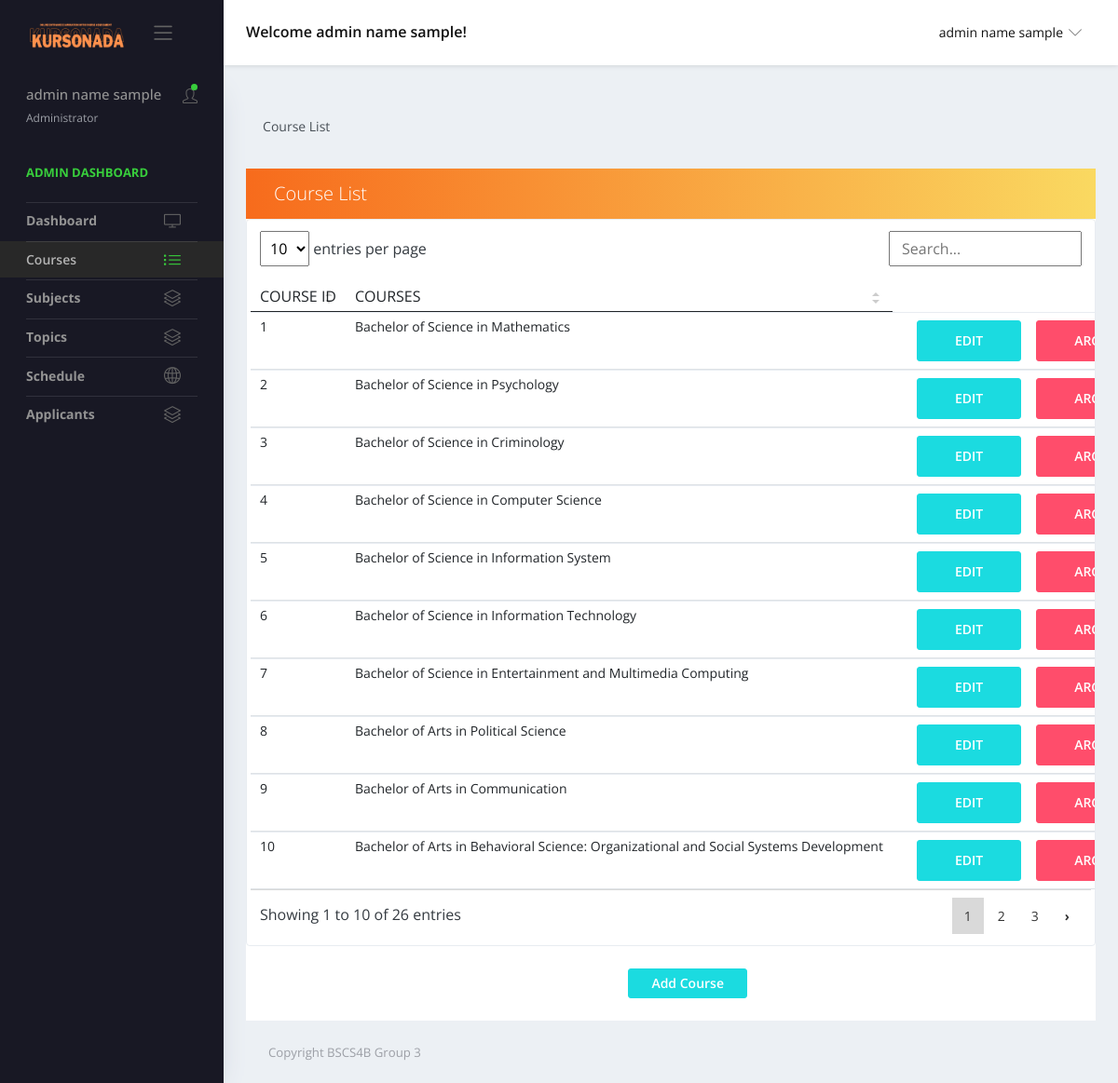
/views/admin-courses.php (signed in), run on the app's committed database.
### tables this page shows
CREATE TABLE `courses` (
  `crs_id` int(11) NOT NULL,
  `courses` varchar(255) NOT NULL,
  `course` varchar(255) NOT NULL,
  `personality_traits` varchar(255) NOT NULL,
  `interests` varchar(255) NOT NULL,
  `skills` varchar(255) NOT NULL,
  `career_goals` varchar(255) NOT NULL,
  `related_course` varchar(255) NOT NULL,
  `English` varchar(255) NOT NULL,
  `Math` int(11) NOT NULL,
  `Filipino` int(11) NOT NULL,
  `Science` int(11) NOT NULL,
  `Logic` int(11) NOT NULL
);

### forms/adminQueries.php (called while the page is built, shortened)
<?php
function getCourses() {
    $url = 'localhost';
    $username = 'root';
    $password = '';
    $conn = new mysqli($url, $username, $password, 'project');
    $sql = mysqli_query($conn,
    "SELECT *
    FROM courses
    ");
    return mysqli_fetch_all($sql, MYSQLI_ASSOC);
}
?>

### views/admin-courses.php (the view, shortened to what this page needs)
<?php
    include '../forms/adminQueries.php';
?>
<!DOCTYPE html>
<html lang="en">
  <head>
    <link rel="stylesheet" href="../vendors/simple-line-icons/css/simple-line-icons.css">
    <link rel="stylesheet" href="../vendors/flag-icon-css/css/flag-icon.min.css">
    <link rel="stylesheet" href="../vendors/css/vendor.bundle.base.css">
    <link rel="stylesheet" href="../vendors/daterangepicker/daterangepicker.css">
    <link rel="stylesheet" href="../vendors/chartist/chartist.min.css">
    <link href="https://cdn.jsdelivr.net/npm/bootstrap@5.0.2/dist/css/bootstrap.min.css" rel="stylesheet">
    <link rel="stylesheet" href="../assets/css/vertical-layout-light/style.css">
    <link rel="stylesheet" href="../assets/css/styles-admin.css">
  </head>
  <body>
    <div class="container-scroller">
      <nav class="navbar default-layout-navbar col-lg-12 col-12 p-0 fixed-top d-flex flex-row">
        <div class="navbar-brand-wrapper d-flex align-items-center">
          <a class="navbar-brand brand-logo" href="../views/admin.php">
            <img src="../assets/img/Kursonada.png" alt="logo" class="logo-dark" />
          </a>
            <button class="navbar-toggler navbar-toggler align-self-center d-none d-lg-flex button-sm" type="button" data-toggle="minimize">
              <span class="icon-menu"></span>
            </button>
        </div>
        <div class="navbar-menu-wrapper d-flex align-items-center flex-grow-1">
          <h5 class="mb-0 font-weight-medium d-none d-lg-flex">Welcome <?php echo ($_SESSION['fullname']); ?>!</h5>
          <ul class="navbar-nav navbar-nav-right ml-auto">
          <li class="nav-item dropdown">
              <a class="nav-link dropdown-toggle" id="UserDropdown" href="#" data-toggle="dropdown" aria-expanded="false">
               <span class="font-weight-normal"> <?php echo ($_SESSION['fullname']); ?> </span></a>
            </li>
          </ul>
        </div>
      </nav>
      <div class="container-fluid page-body-wrapper">
        <nav class="sidebar sidebar-offcanvas" id="sidebar">
          <ul class="nav">
          <li class="nav-item nav-profile sidebar-menu-title">
              <a href="#" class="nav-link">
                <div class="text-wrapper">
                  <p class="profile-name"><?php echo ($_SESSION['fullname']); ?></p>
                  <p class="designation">Administrator</p>
                </div>
                <div class="icon-container">
                  <i class="icon-user"></i>
                  <div class="dot-indicator bg-success"></div>
                </div>
              </a>
            </li>
            <li class="nav-item nav-category sidebar-menu-title">
              <span class="nav-link">Admin Dashboard</span>
            </li>
            <li class="nav-item">
              <a class="nav-link" href="../views/admin.php">
                <span class="menu-title">Dashboard</span>
                <i class="icon-screen-desktop menu-icon"></i>
              </a>
            </li>
            <li class="nav-item active">
              <a class="nav-link" href="../views/admin-courses.php">
                <span class="menu-title">Courses</span>
                <i class="icon-list menu-icon"></i>
              </a>
            </li>
            <li class="nav-item">
              <a class="nav-link" data-toggle="collapse" href="#ui-subjects" aria-expanded="false" aria-controls="ui-subjects">
                <span class="menu-title">Subjects</span>
                <i class="icon-layers menu-icon"></i>
              </a>
            </li>
            <li class="nav-item">
              <a class="nav-link" data-toggle="collapse" href="#ui-topics" aria-expanded="false" aria-controls="ui-topics">
                <span class="menu-title">Topics</span>
                <i class="icon-layers menu-icon"></i>
              </a>
            </li>
            <li class="nav-item">
              <a class="nav-link" href="../views/admin-schedule.php">
                <span class="menu-title">Schedule</span>
                <i class="icon-globe menu-icon"></i>
              </a>
            </li>
            <li class="nav-item">
              <a class="nav-link" data-toggle="collapse" href="#ui-applicants" aria-expanded="false" aria-controls="ui-applicants">
                <span class="menu-title">Applicants</span>
                <i class="icon-layers menu-icon"></i>
              </a>
            </li>
          </ul>
        </nav>
       <div class="main-panel">
        <div class="content-wrapper">
          <div class="page-header">
            <nav>
              <ol class="breadcrumb">
                <li class="breadcrumb-item active">Course List</li>
                </ol>
            </nav>
          </div>
          <div class="row quick-action-toolbar">
            <div class="col-md-12 grid-margin">
              <div class="card">
                  <div class="card-header d-block d-md-flex">
                  <p class="lead mb-0 ">Course List</p>
                  </div>
                  <div class="table-responsive border rounded p-1">
                    <table class="table table-hover text-nowrap datatable">
                      <thead>
                        <tr>
                          <th scope="col">COURSE ID</th>
                          <th scope="col">COURSES</th>
                        </tr>
                      </thead>
                      <tbody>
                        <?php
                        $rows = getCourses();
                        $i = 0;
                        while ($i < count($rows)) {
                          $row = $rows[$i];
                          $id = $row['crs_id'];
                          $courseName = $row['course'];
                          $eng = $row['English'];
                          $fil = $row['Filipino'];
                          $mat = $row['Math'];
                          $sci = $row['Science'];
                          $log = $row['Logic'];
                          echo "<tr>
                                    <td>" . $id . "</td>
                                    <td>" . $courseName . "</td>
                                    <td>" .
                            "<div class='d-flex '>
                              <form method='POST' action='../forms/delete_bus.php'>
                                        <button type='button' id='editButton' class = 'btn btn-primary mx-3 editbtn' data-bs-toggle='modal' data-bs-target='#editmodal' data-courseID='$id' data-coursename='$courseName' data-eng='$eng' data-mat='$mat' data-fil='$fil' data-sci='$sci' data-log='$log' onClick='editCourse(this)'>EDIT</button>
                                      </form>" .
                            "<button type='submit' class='btn btn-danger delbtn' data-bs-toggle='modal' data-bs-target='#delmodal' data-courseid='$id' onClick='archiveCourse(this)'>ARCHIVE</button>" .
                            "</div>" .
                            "</td>" .
                            "</td>
                                  </tr>";
                          $i++;
                        }
                        ?>
                      </tbody>
                    </table>
                  </div>
              <div>
                <button type="button" class="btn btn-primary my-4 py-2 px-4" style="margin-left: 45%" data-bs-toggle="modal" data-bs-target="#transactionModal">Add Course</button>
              </div>
              </div>
              </div>
          </div>
        </div>
        <footer class="footer">
          <div class="d-sm-flex justify-content-center justify-content-sm-between">
            <span class="text-muted d-block text-center text-sm-left d-sm-inline-block">Copyright BSCS4B Group 3</span>
          </div>
        </footer>
      </div>
    </div>
    </div>
    <link href="../assets/vendor/simple-datatables/style.css" rel="stylesheet">
  </body>
</html>

### data on the page
courses: crs_id "1", course "Bachelor of Science in Mathematics"
courses: crs_id "2", course "Bachelor of Science in Psychology"
courses: crs_id "3", course "Bachelor of Science in Criminology"
courses: crs_id "4", course "Bachelor of Science in Computer Science"
courses: crs_id "5", course "Bachelor of Science in Information System"
courses: crs_id "6", course "Bachelor of Science in Information Technology"
courses: crs_id "7", course "Bachelor of Science in Entertainment and Multimedia Computing"
courses: crs_id "8", course "Bachelor of Arts in Political Science"
courses: crs_id "9", course "Bachelor of Arts in Communication"
courses: crs_id "10", course "Bachelor of Arts in Behavioral Science: Organizational and Social Systems Development"

### other printed values
$_SESSION['fullname'] "admin name sample"
